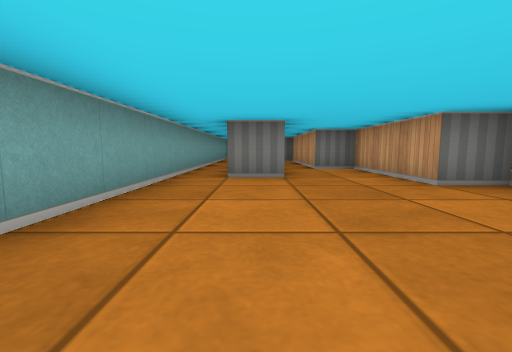
view 1 (above)

24 first-person views from a walk through a cub3D level. The camera is about half as high as the walls, tilts 6° down and sees 90° across. The floor is counted in squares. Each view is taken from the middle of a square. On the plan, view 1 faces up. The plan holds only what a view shows up to about 9 squares ahead; the rest is blank.

view 2
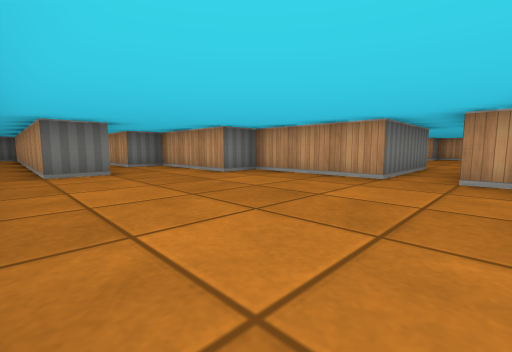

view 3
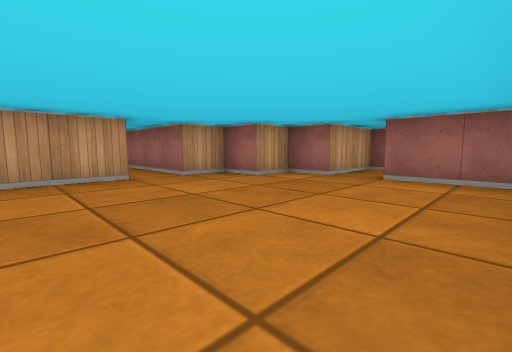

view 4
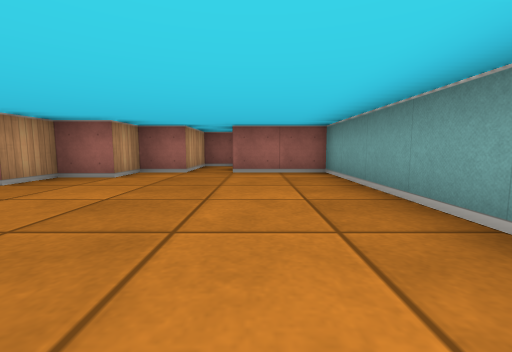

view 5
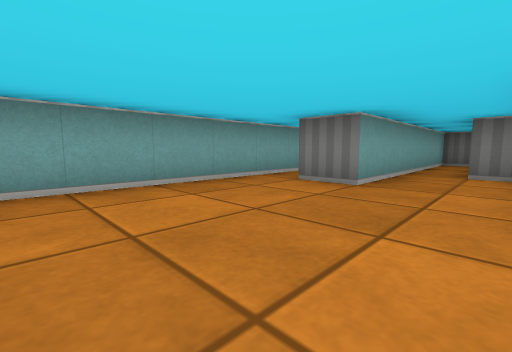

view 6
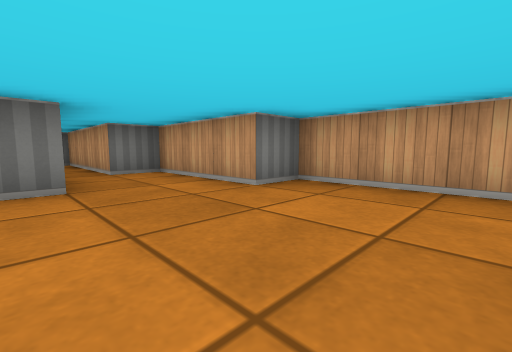

view 7
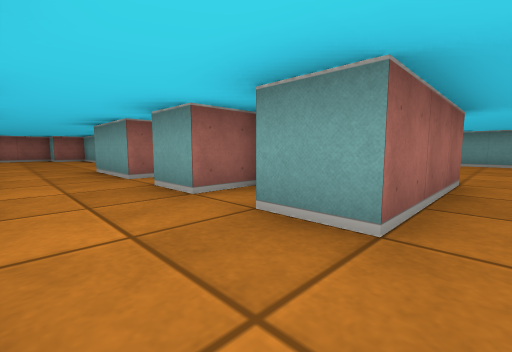

view 8
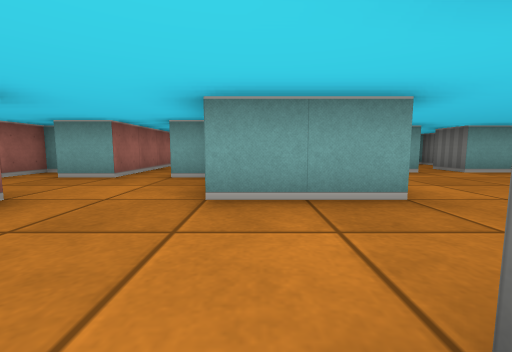

view 9
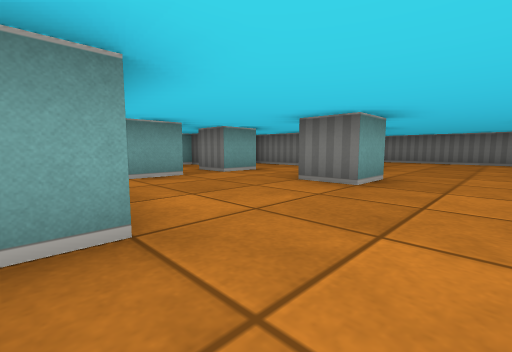

view 10
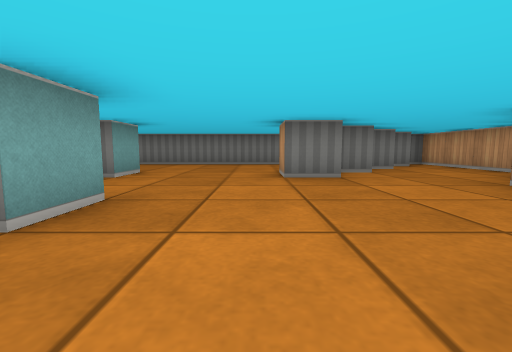

view 11
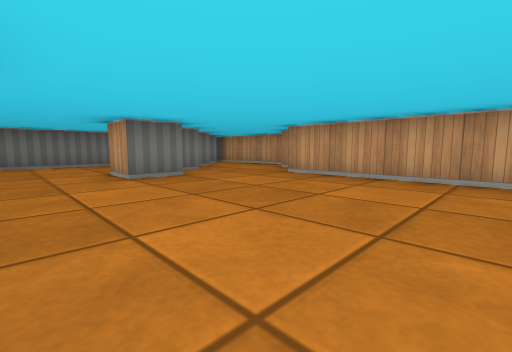

view 12
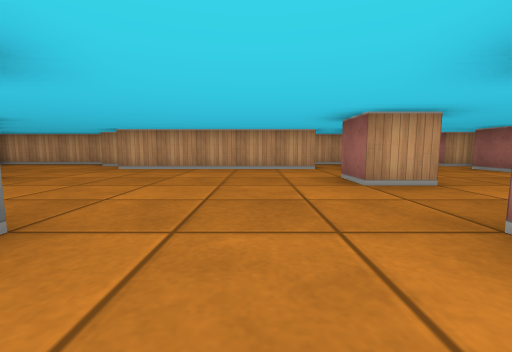

view 13
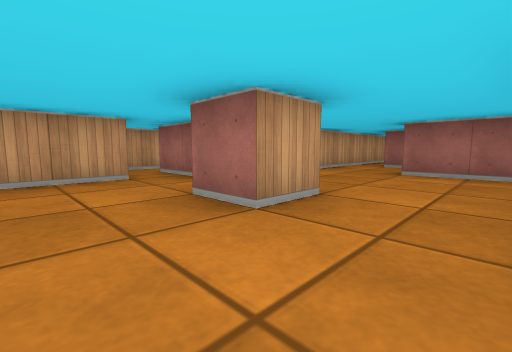

view 14
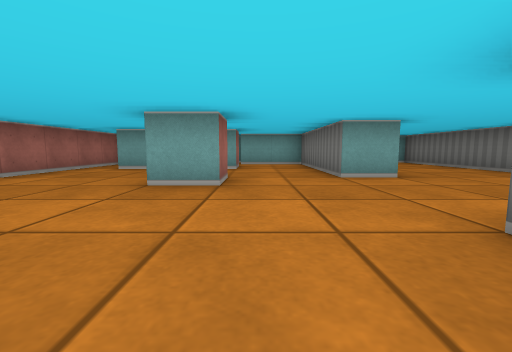

view 15
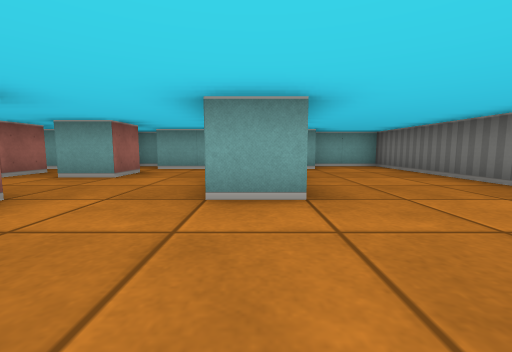

view 16
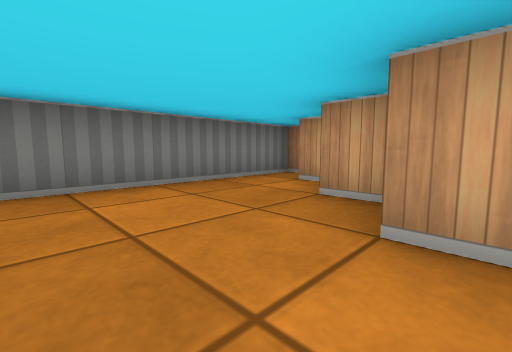

view 17
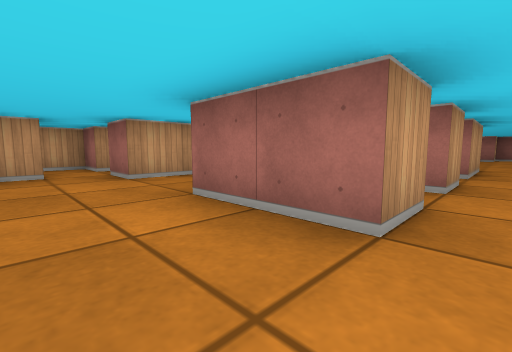

view 18
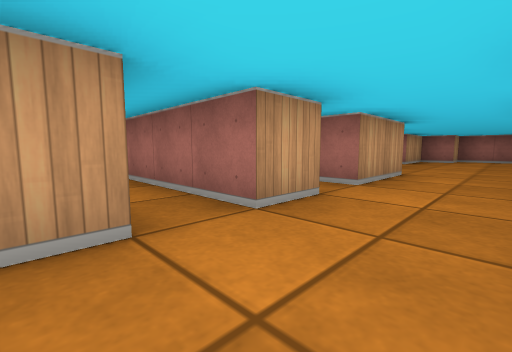

view 19
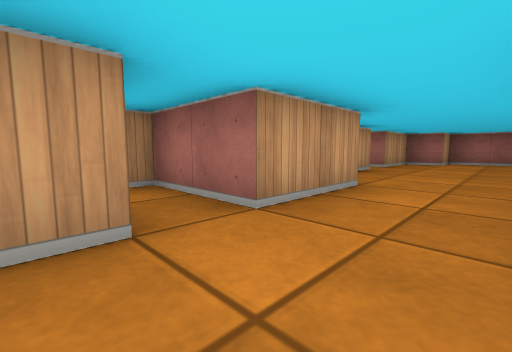

view 20
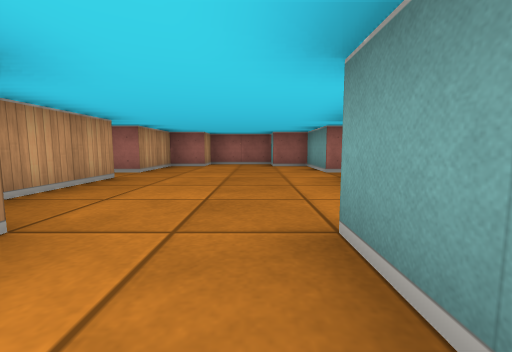

view 21
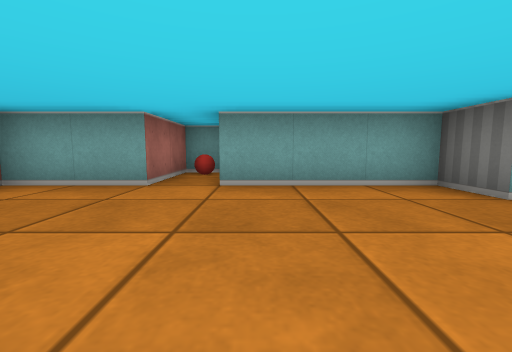

view 22
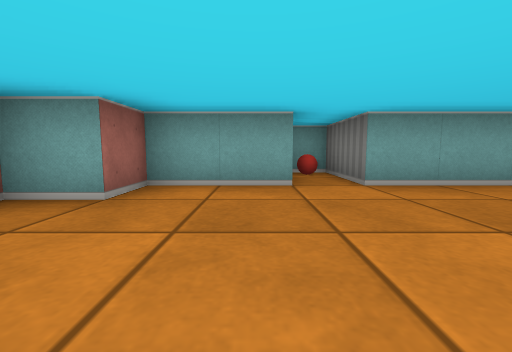

view 23
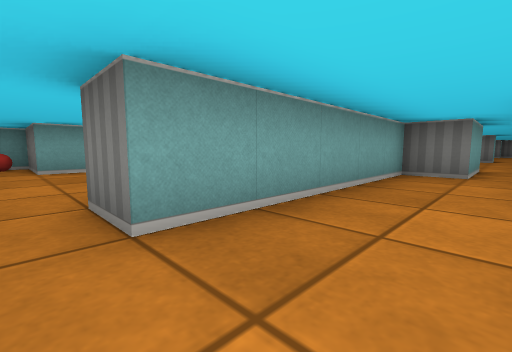

view 24
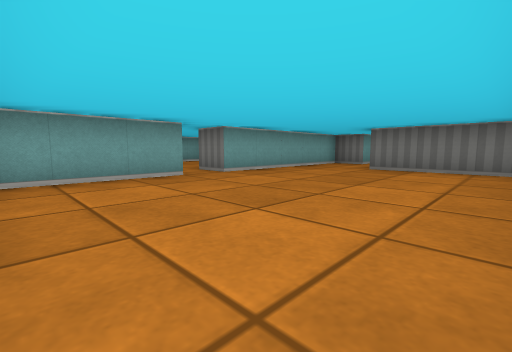

### Floor plan
Points are (right, up) in squares from view 1. A wall is a line through its corners. A room is listed if a view was taken in it or the views show most of it. See-through windows are left out.
Room 1 (views 1, 2, 3, 4, 5, 6)
walls: (6.5, 0.5) (3.5, 0.5) (3.5, 3.5) (2.5, 3.5) (2.5, 6.5) (1.5, 6.5) (1.5, 10.5) (0.5, 10.5) (0.5, 4.5) (-0.5, 4.5) (-0.5, 11.2); (-1.5, 9.1) (-1.5, -2.5) (0.5, -2.5); (0.6, -4.5) (1.5, -4.5) (1.5, -2.5) (2.5, -2.5) (2.5, -1.5) (3.5, -1.5) (3.5, -0.5) (6.5, -0.5)
ways out: opening at (6, 0) to room 2
Room 2 (views 7, 8, 9, 10, 11, 12, 13, 14, 15, 16, 17)
walls: (7.5, 7.5) (8.5, 7.5) (8.5, 6.5) (7.5, 6.5); (11.6, 9.5) (10.5, 9.5) (10.5, 10.5); (7.5, 10.6) (7.5, 9.5) (3.5, 9.5) (3.5, 7.5); (4.5, 7.5) (5.5, 7.5) (5.5, 6.5) (4.5, 6.5); (11.5, 10.8) (11.5, 11.5); (4.5, 5.5) (5.5, 5.5) (5.5, 4.5); (10.5, 2.4) (10.5, 3.5) (11.5, 3.5); (12.6, 10.5) (11.8, 10.5); (13.5, 3.4) (13.5, 8.5); (14.5, 9) (14.5, 9.5); (13.1, 2.5) (14.5, 2.5); (12.5, 12) (12.5, 12.5); (6.5, 1.1) (6.5, 0.5); (13.6, 11.5) (12.9, 11.5); (2.5, 7.5) (2.5, 6.5); (3.5, 3.5) (8.5, 3.5) (8.5, 1.5); (15.5, 10) (15.5, 13.5) (15, 13.5); (8.5, -0.5) (10.5, -0.5); (14.6, 12.5) (14, 12.5); (13.6, 13.5) (2.5, 13.5) (2.5, 11.6); (13.5, 0.4) (13.5, 1.1); (12.5, -1.5) (12.5, -0.5) (13.5, -0.5)
ways out: opening at (6, 0) to room 1; opening at (7.5, -1) to room 3; opening at (11.5, -1) to room 6; opening at (13.5, 0) to room 7; opening at (14, 3)
Room 3 (view 18)
walls: (8.5, -1.6) (8.5, -0.5); (8.5, -2.5) (10.5, -2.5); (6.5, -0.5) (6.5, -1.5); (5.5, -2.5) (6.5, -2.5)
ways out: opening at (7.5, -1) to room 2; opening at (7.5, -3) to room 4; opening at (9.5, -2) to room 6
Room 4 (views 19, 20)
walls: (8.5, -3.6) (8.5, -2.5); (6, -4.5) (6.5, -4.5) (6.5, -6.5); (6.5, -2.5) (6.5, -3.5); (8.5, -6.6) (8.5, -4.5) (10.5, -4.5) (10.5, -4.1)
ways out: opening at (7.5, -3) to room 3; opening at (7.5, -5.5) to room 5
Room 5 (views 21, 22)
walls: (6.5, -6.5) (5.5, -6.5) (5.5, -9.5) (3.5, -9.5) (3.5, -10.5) (5.5, -10.5) (5.5, -12.5) (6.5, -12.5) (6.5, -13.5) (8.5, -13.5) (8.5, -12.5) (9.5, -12.5) (9.5, -10.5) (10.1, -10.5); (10.5, -9.5) (9.5, -9.5) (9.5, -7.5)
ways out: opening at (7.5, -5.5) to room 4; opening at (10, -10) to room 6
objects: ball (4, -10)
Room 6 (views 23, 24)
walls: (10.5, -10.4) (10.5, -13.1); (15.1, -6.5) (12.5, -6.5); (12.5, -4.4) (12.5, -1.5); (10.5, -2.5) (11.5, -2.5) (11.5, -4.5) (10.5, -4.5) (10.5, -9.5)
ways out: opening at (11.5, -1) to room 2; opening at (9.5, -2) to room 3; opening at (10, -10) to room 5
Room 7 (no view inside)
walls: (14.5, -0.5) (15.5, -0.5) (15.5, 0.4)
ways out: opening at (13.5, 0) to room 2; opening at (15, 1.5)

Positions as (right, up) in squares from view 1, and headings:
1: (0, 0), facing up
2: (-1, -1), facing up-right
3: (-1, 2), facing down-right
4: (0, 3), facing down
5: (2, 1), facing up-left
6: (0, 1), facing up-right
7: (8, 0), facing down-left
8: (11, 2), facing left
9: (10, 3), facing up-left
10: (10, 5), facing up
11: (9, 5), facing up-right
12: (7, 5), facing right
13: (9, 5), facing down-right
14: (12, 8), facing left
15: (10, 10), facing left
16: (9, 10), facing up-right
17: (8, 1), facing down-right
18: (7, -1), facing down-right
19: (7, -3), facing down-right
20: (7, -5), facing down
21: (9, -9), facing left
22: (9, -11), facing left
23: (12, -10), facing up-left
24: (15, -13), facing up-left
